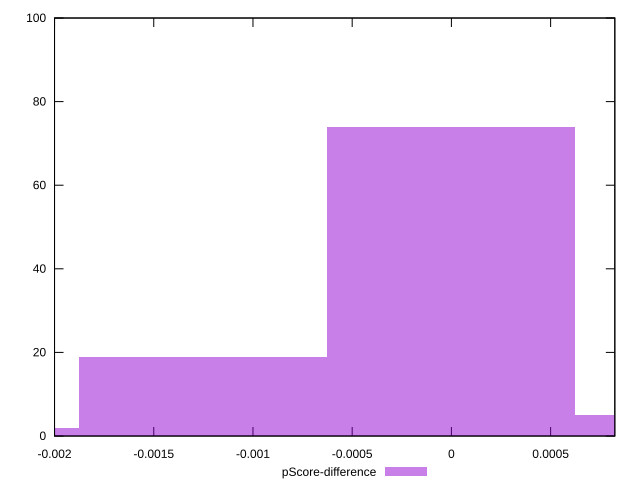

This figure's gnuplot source:
reset

$pScoreDifference <<EOF
0 74
-0.001250165887141497 19
-0.002500331774282994 2
0.001250165887141497 5
EOF

set key outside below
set boxwidth 0.001250165887141497
set xrange [-0.0020000000000000018:0.0008235294117647229]
set yrange [0:100]
set trange [0:100]
set style fill transparent solid 0.5 noborder
set terminal svg size 640, 490 enhanced background rgb 'white'
set output "report_00016_2021-02-10T13-31-48.338Z/uses-rel-preload/samples/pages/pScore-difference/histogram.svg"

plot $pScoreDifference title "pScore-difference" with boxes

reset
